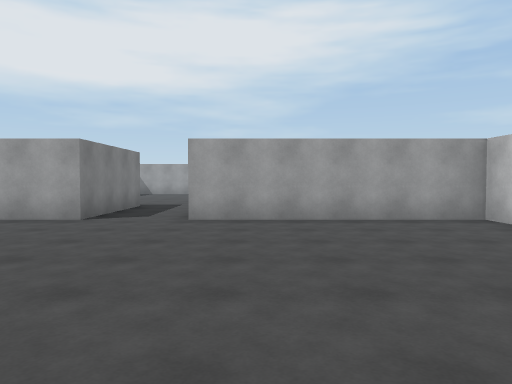
[1] (above)

15 first-person views from a walk through a scene from a Unity 3-D project. The camera is 1.5 m above the floor, tilts 2° down and sees 70° across. The floor is counted in squares, 2 m on a side. Each view is taken from the middle of a square. On the plan, view 1 faces up. The plan holds only what a view shows up to about 11 squares ahead; the rest is blank. The player character is not drawn.

[2]
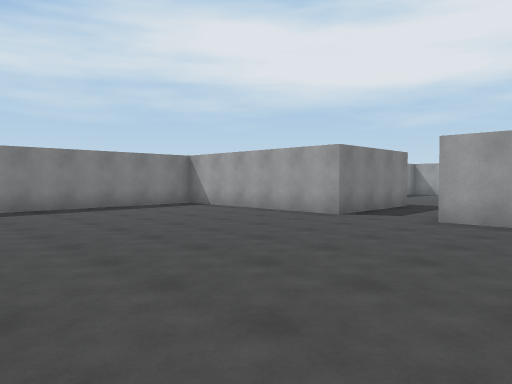

[3]
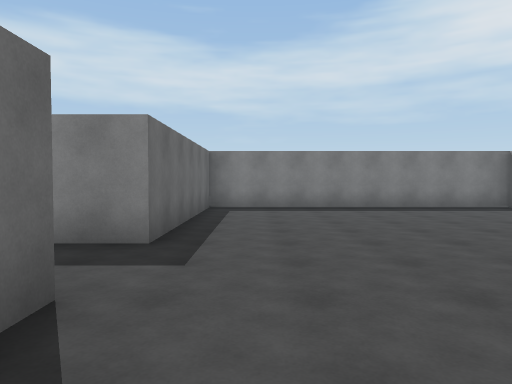

[4]
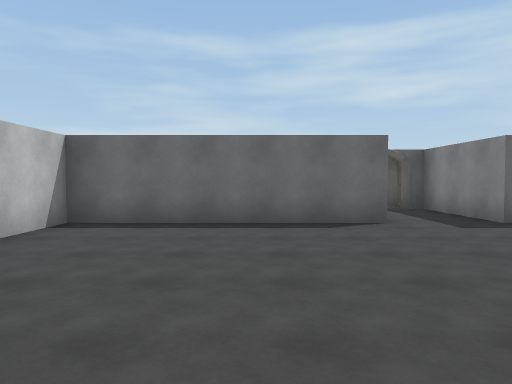

[5]
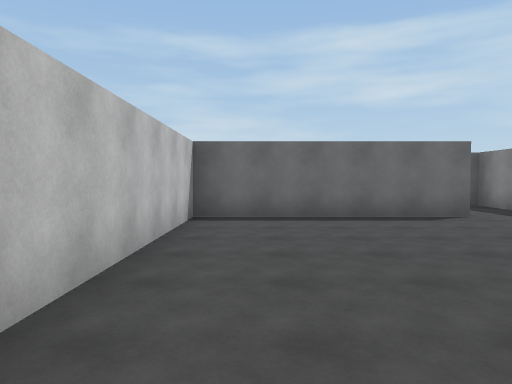

[6]
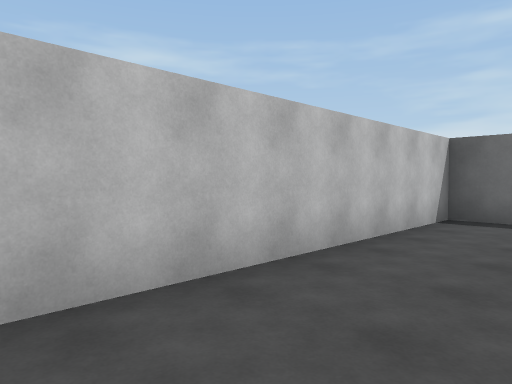

[7]
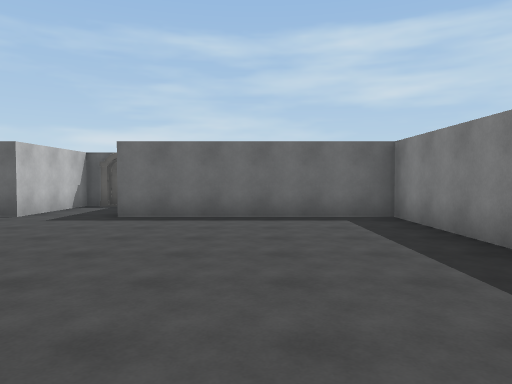

[8]
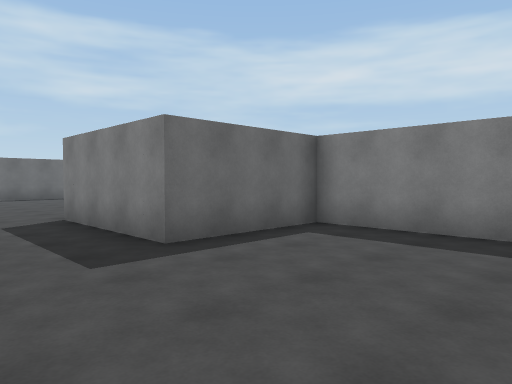

[9]
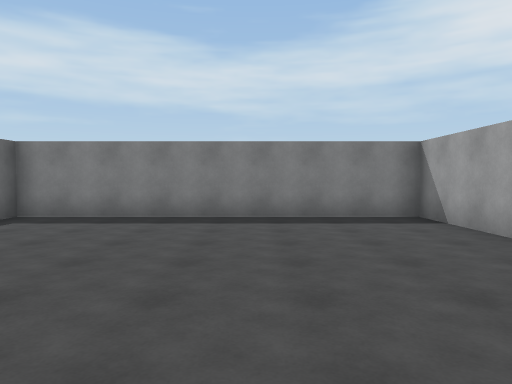

[10]
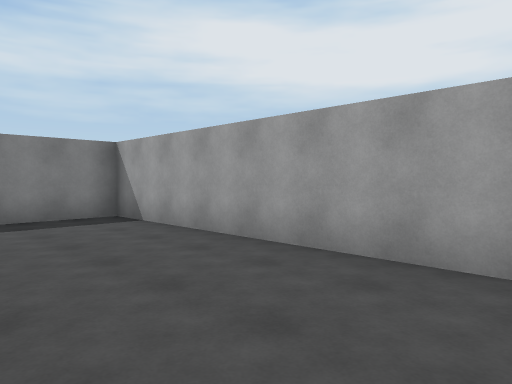

[11]
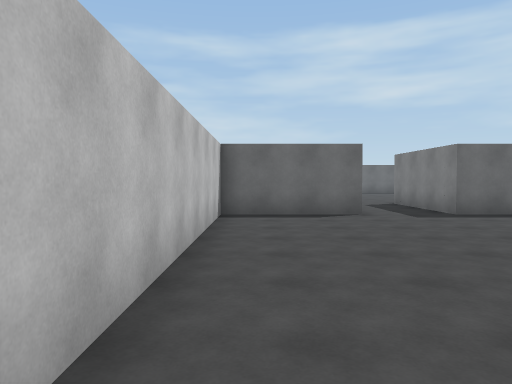

[12]
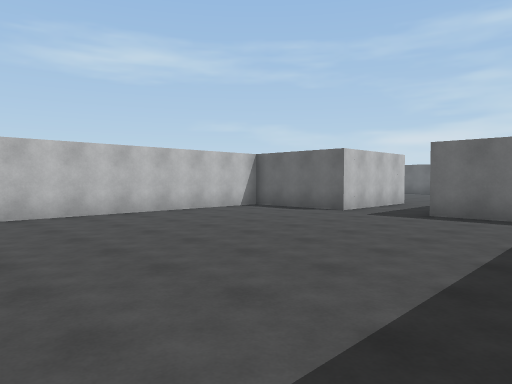

[13]
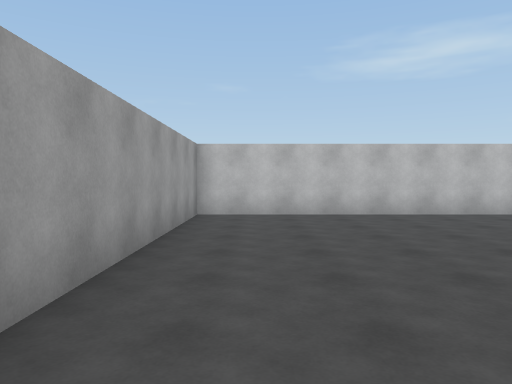

[14]
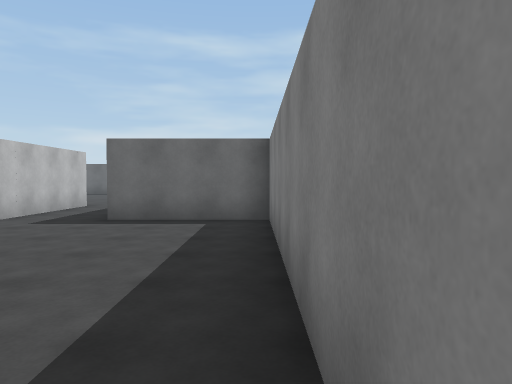

[15]
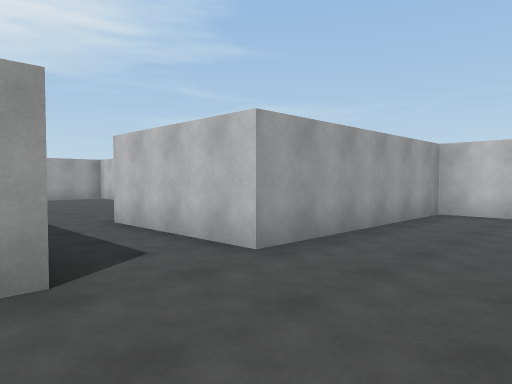

### Floor plan
Ten units are one square. View 1 is at (0, 0); x grows to the right and y downward. Boxes are objects, and circles mark ways between rooms. Rooms are numbered by the first view taken in them; rooms with no view inside come last. Other rooms are left out.
<svg viewBox="-92 -188 139 235">
<path fill="none" stroke="#000" d="M-33 -67 -87 -67 -87 12 -33 12 -33 42 -13 42 -13 12 42 12 42 -67 -13 -67M-13 -67 -13 -103 17 -103 17 -183 -63 -183 -63 -103 -33 -103 -33 -67"/>
<circle cx="-25" cy="-60" r="3" fill="#2a7"/>
<text x="-20" y="-20">1</text>
<text x="-30" y="-140">2</text>
</svg>
Room 1 opens to room 2.

Where each view was taken, in squares from view 1:
view 1: 0 up, 0 right, facing up
view 2: 0 up, 1 right, facing up-left
view 3: 0 up, 1 right, facing left
view 4: 5 up, 1 right, facing down
view 5: 6 up, 3 right, facing down
view 6: 6 up, 2 right, facing down-right
view 7: 6 up, 6 left, facing down
view 8: 14 up, 1 left, facing down-left
view 9: 15 up, 1 right, facing left
view 10: 15 up, 1 right, facing up-left
view 11: 18 up, 1 right, facing down
view 12: 18 up, 6 left, facing down-right
view 13: 17 up, 6 left, facing right
view 14: 17 up, 6 left, facing down
view 15: 4 up, 4 left, facing up-right
